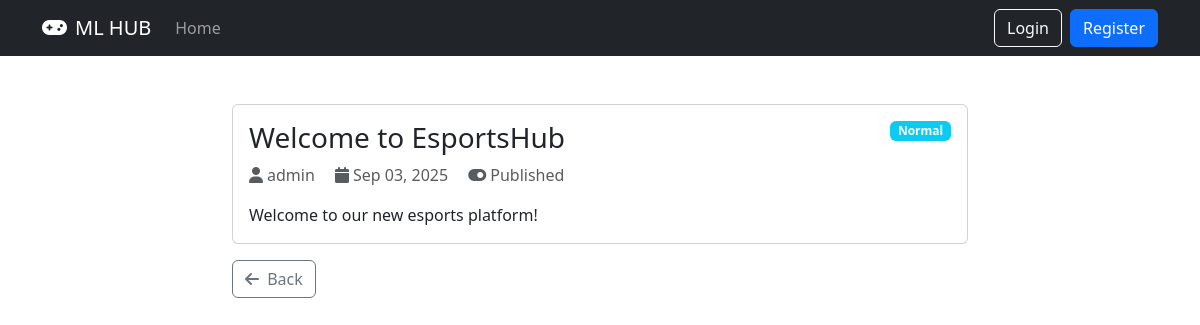
The page /notice.php?id=1 on the database its author committed.
### tables this page shows
CREATE TABLE IF NOT EXISTS notices (
    id INT AUTO_INCREMENT PRIMARY KEY,
    title VARCHAR(200) NOT NULL,
    content TEXT NOT NULL,
    author_id INT NOT NULL,
    status ENUM('draft', 'published', 'archived') DEFAULT 'draft',
    created_at TIMESTAMP DEFAULT CURRENT_TIMESTAMP,
    updated_at TIMESTAMP DEFAULT CURRENT_TIMESTAMP ON UPDATE CURRENT_TIMESTAMP,
    FOREIGN KEY (author_id) REFERENCES users(id) ON DELETE CASCADE
);

CREATE TABLE IF NOT EXISTS users (
    id INT AUTO_INCREMENT PRIMARY KEY,
    username VARCHAR(50) UNIQUE NOT NULL,
    email VARCHAR(100) UNIQUE NOT NULL,
    password VARCHAR(255) NOT NULL,
    full_name VARCHAR(100),
    bio TEXT,
    avatar_url VARCHAR(500),
    banner_url VARCHAR(500),
    role ENUM('user', 'squad_leader', 'admin', 'super_admin') DEFAULT 'user',
    is_verified BOOLEAN DEFAULT FALSE,
    last_active TIMESTAMP NULL,
    created_at TIMESTAMP DEFAULT CURRENT_TIMESTAMP,
    updated_at TIMESTAMP DEFAULT CURRENT_TIMESTAMP ON UPDATE CURRENT_TIMESTAMP
);

### notice.php (the view, shortened to what this page needs)
<?php
require_once 'config.php';
$isLoggedIn = isset($_SESSION['user_id']);
$userRole = $isLoggedIn ? $_SESSION['role'] : 'user';
$username = $isLoggedIn ? $_SESSION['username'] : '';
$noticeId = isset($_GET['id']) ? (int)$_GET['id'] : 0;
try {
	$stmt = $pdo->prepare("\n\t\tSELECT n.*, u.username as author_name \n\t\tFROM notices n \n\t\tJOIN users u ON n.author_id = u.id \n\t\tWHERE n.id = ?\n\t");
	$stmt->execute([$noticeId]);
	$notice = $stmt->fetch(PDO::FETCH_ASSOC);
} catch (PDOException $e) {
	error_log('Failed to fetch notice: ' . $e->getMessage());
	http_response_code(500);
	die('An error occurred.');
}
?>
<!DOCTYPE html>
<html lang="en">
<head>
	<link href="https://cdn.jsdelivr.net/npm/bootstrap@5.3.0/dist/css/bootstrap.min.css" rel="stylesheet">
	<link rel="stylesheet" href="https://cdnjs.cloudflare.com/ajax/libs/font-awesome/6.4.0/css/all.min.css">
</head>
<body>
	<nav class="navbar navbar-expand-lg navbar-dark bg-dark">
		<div class="container">
			<a class="navbar-brand" href="index.php"><i class="fas fa-gamepad me-2"></i>ML HUB</a>
			<div class="collapse navbar-collapse" id="navbarNav">
				<ul class="navbar-nav me-auto">
					<li class="nav-item"><a class="nav-link" href="index.php">Home</a></li>
				</ul>
				<div class="d-flex align-items-center">
					<?php if ($isLoggedIn): ?>
					<div class="dropdown">
						<a class="btn btn-outline-light dropdown-toggle" href="#" role="button" data-bs-toggle="dropdown">
							<i class="fas fa-user me-1"></i> <?php echo htmlspecialchars($username); ?>
						</a>
						<ul class="dropdown-menu">
							<li><a class="dropdown-item" href="profile.php">Profile</a></li>
							<?php if ($userRole === 'admin' || $userRole === 'super_admin'): ?>
							<li><a class="dropdown-item" href="admin_dashboard.php">Admin Dashboard</a></li>
							<?php endif; ?>
							<li><hr class="dropdown-divider"></li>
							<li><a class="dropdown-item" href="logout.php">Logout</a></li>
						</ul>
					</div>
					<?php else: ?>
					<a href="login.php" class="btn btn-outline-light me-2">Login</a>
					<a href="register.php" class="btn btn-primary">Register</a>
					<?php endif; ?>
				</div>
			</div>
		</div>
	</nav>
	<div class="container mt-5">
		<div class="row justify-content-center">
			<div class="col-lg-8">
				<div class="card">
					<div class="card-body">
						<div class="d-flex justify-content-between align-items-start mb-2">
							<h3 class="mb-0"><?php echo htmlspecialchars($notice['title']); ?></h3>
							<?php $priority = $notice['priority'] ?? 'normal'; ?>
							<span class="badge bg-<?php echo $priority === 'high' ? 'danger' : ($priority === 'normal' ? 'info' : 'success'); ?>">
								<?php echo ucfirst((string)$priority); ?>
							</span>
						</div>
						<div class="text-muted mb-3">
							<i class="fas fa-user me-1"></i><?php echo htmlspecialchars($notice['author_name']); ?>
							<span class="ms-3"><i class="fas fa-calendar me-1"></i><?php echo date('M d, Y', strtotime($notice['created_at'])); ?></span>
							<?php if (!empty($notice['status'])): ?>
							<span class="ms-3"><i class="fas fa-toggle-on me-1"></i><?php echo ucfirst($notice['status']); ?></span>
							<?php endif; ?>
						</div>
						<p class="mb-0" style="white-space: pre-line;"><?php echo nl2br(htmlspecialchars($notice['content'])); ?></p>
					</div>
				</div>
				<div class="mt-3">
					<a href="index.php" class="btn btn-outline-secondary"><i class="fas fa-arrow-left me-1"></i> Back</a>
				</div>
			</div>
		</div>
	</div>
</body>
</html>

### rows shown on the page
notices: title "Welcome to EsportsHub", author.username "admin", created_at "Sep 03, 2025", status "Published", content "Welcome to our new esports platform!"

### other values the page prints
$priority "Normal"
